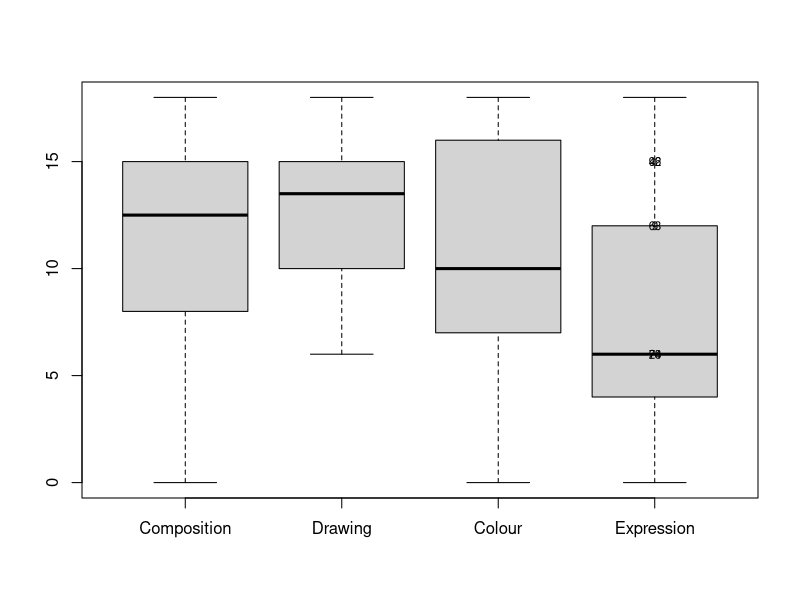
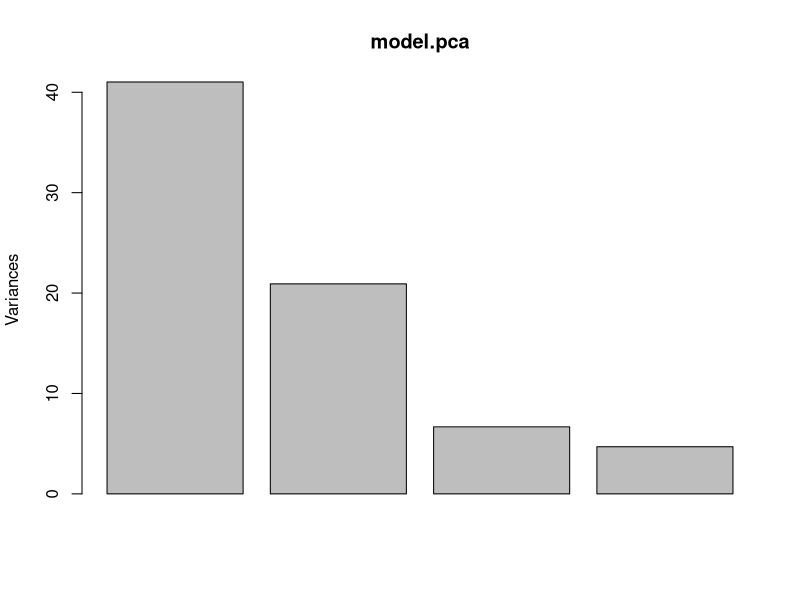
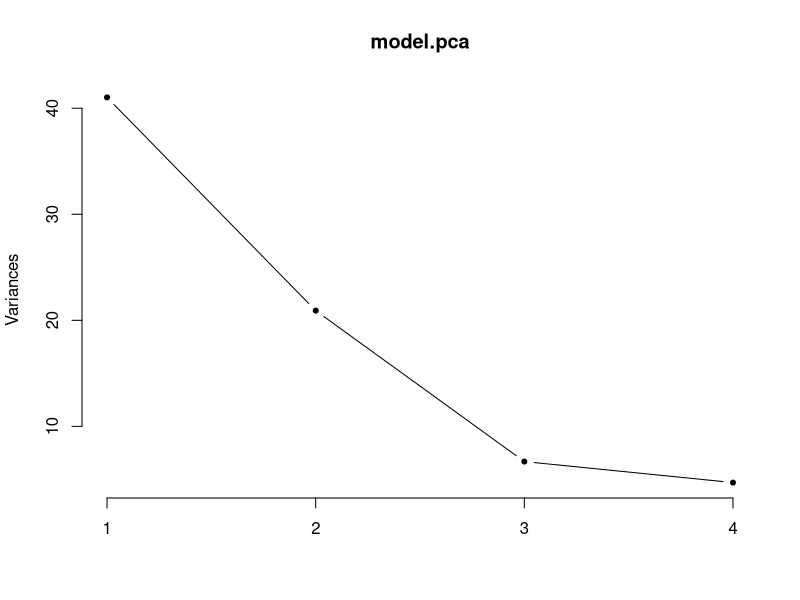
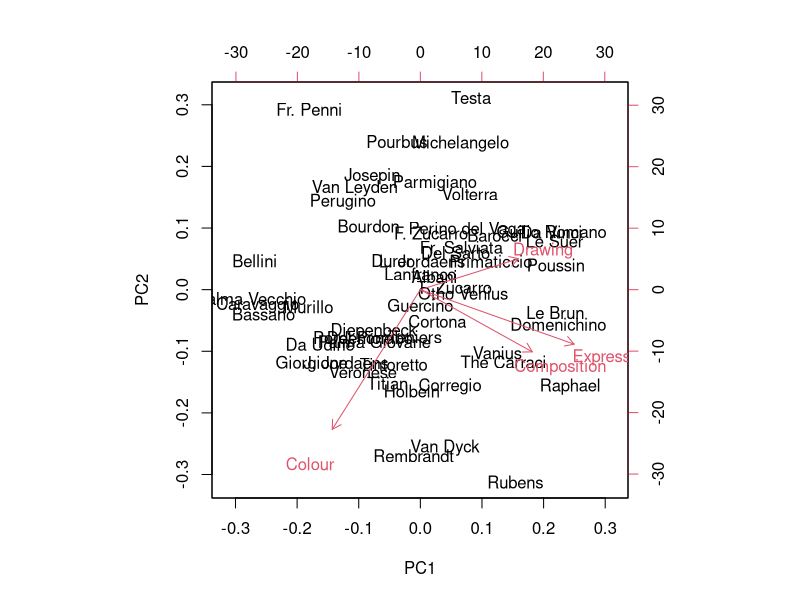
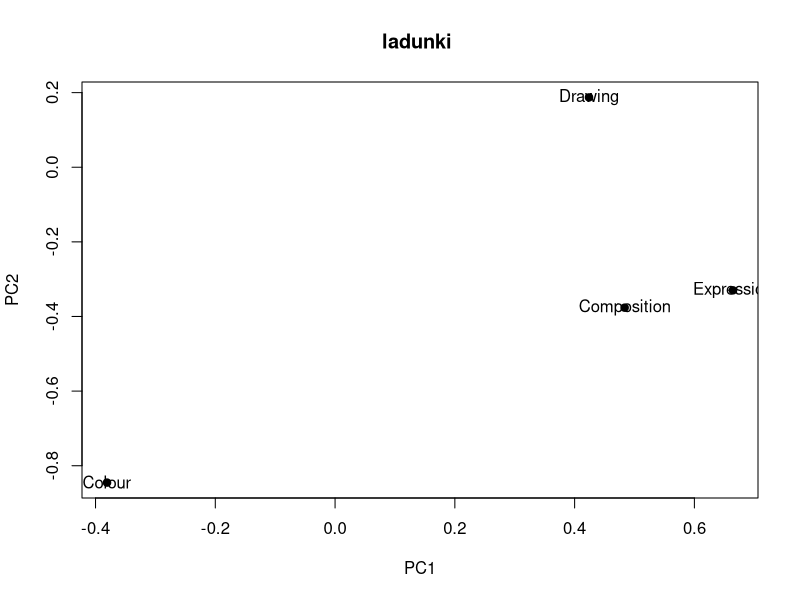
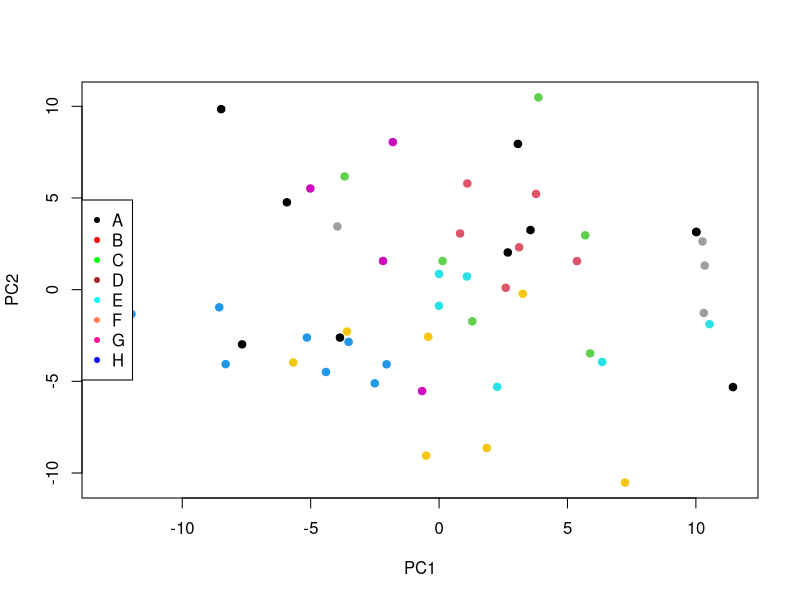
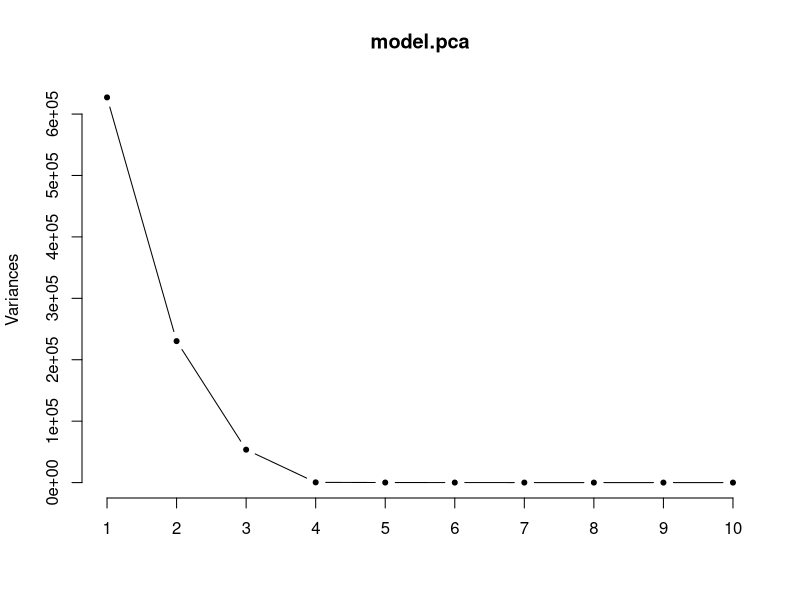
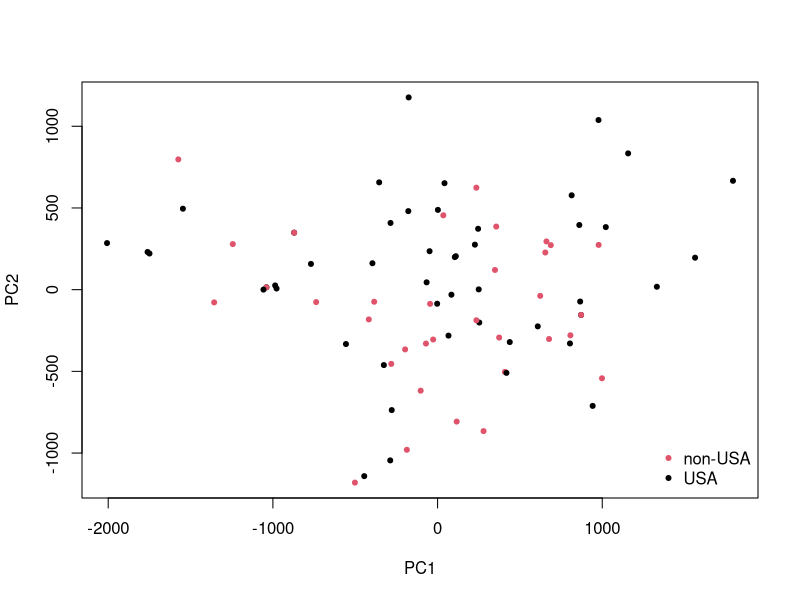

Write the R code that produced these figures, in order.
#####################################################################################
##                    ZADANIE 1                                                 #####
#####################################################################################

#1. Uøywjπc zbioru painters (subiektywne oceny malarzy) z pakietu MASS wykonaj analizÍ
#sk≥adowych g≥ównych. Zbadaj ≥adunki trzech pierwszych sk≥adowych g≥ównych. Narysuj
#diagram rozrzutu dla dwóch pierwszych sk≥adowych g≥ównych uøywajπc róønych
#kolorów lub symboli do rozróønienia szkó≥ malarstwa.

library(MASS)
?painters
painters
group<-factor(painters$School)
#usuwam z analizy kolumne dotyczaca szkol
painters<-painters[,-5]
#wykres pudelkowy  dla poszczegolnych zmiennych
boxplot(painters); var(painters)
text(painters, labels = c(1:100), cex = 0.7) # Scatterplot with data id

#budowanie modelu
# nie ma zbyt duzej roznicy w skali
# dodatkowo w dokumentacj dla painters widze skladowe sa  w skali 0-20 ( z wyjatkiem szkoly, ale ta wczesniej zostala usunieta)
#dlatego nie decyduje sie na skalowanie
model.pca <- prcomp(painters) 

#Wyznaczanie ilosci skladowych glownych potrzebnych do analizy

# wykres ten przedstawia ile wariancji jest wyjasnionych przez kolejne zmienne
plot(model.pca)
#te same wiadomosci jak na wykresie powyzej, ale w postaci tabelki
summary(model.pca)

round(cor(scale(painters), model.pca$x), 2) # Korelacja pomiedzy orginalnymi zmiennymi, a składowymi glownymi
round(cor(scale(painters), model.pca$x)^2, 2) # Korelacja^2: wielkość wariancji , każdej ze zmiennych, które są "wyjasnione"
#przez składowe głown; suma w wierszu rowna 1
# również tu widac, że najwiekszy wpły na zmienność maja PC1 i PC2, zaś najmniejszą, pomijalną PC4

# pierwsze 2 skladowe PC1,PC2 wyjasniaja zmiennosc w 84,5%
# zas pierwsze PC1,PC2,PC3 w 93,6%
#wykres osypiska -gdzie widac, ktore zmienne skladowe maja najwiekszy wplyw na zmiennosc
screeplot(model.pca, type = 'l', pch = 20)
# z wykresu widac, ze 2 pierwsze skladowe maja największy wpływ na zmiennosci



#biplot dla modelu
biplot(model.pca)

#biplot przenosi nam 4 wymiarowy uklad na 2 wymiarowy. Osie układu wspolrzędnych reprezentuja dwie pierwsze głowne składowe, na które
# zrzutowana została przestrzen obserwacji
#strzałki z nawami zmiennych pokazuja w jakim kierunku i jak bardzo wpływaja one na głowne skladowe. Ponadto ich wzajemne 
#połozenie mówi o korelacji miedzy nimi
#  - jeśli wektory są prostopadłe to zmienne nie są skorelowane
#  - mały kąt miedzy wektorami oznacza dużą korelację
#  - kat bliski pólpelnemu oznacza korelacje ujemna
# zaznaczone na wykresie punkty odpowiadaja poszczegłolnym obserwacją
# gdy rosnie zmienna Drawing maleje Colour, zmienne Drawing, Expression, Composition sa z soba skorelowane


 

#Badam ładunki 3 pierwszych 

model.pca$rotation[,1:3]

#zmienna składowa PC1 ma dodatni ładunek dla zmiennych "Composition", "Drawing", Expression", zaś ujemny dla "Colour"
# zmienna składowa PC2 ma ujemny ładunek dla "composition", "Colour", "Expresion" zas dodatni dla "Drawing"
# zmienna składowa PC3 ma dodatni ładunek dla "Drawing", "Colour", "Expression"

#wykres dla ładunków (loadings)

plot(model.pca$rotation[,1:3],   # x and y data
     pch=21,              # ksztalt
     bg="black",          # kolor
     cex=1,               # wielkosc punktu
     main="ladunki "      # tytul
)
text(model.pca$rotation[,1:3],             
     labels=rownames(model.pca$rotation))   # print labels



plot(model.pca$x, pch = 20, col = group, cex=1.5) # Only first two principal components
legend('left', 
       legend = c('A', 'B','C', 'D','E', 'F', 'G', 'H'), 
       pch = 20, 
       col = c('black', 'red','green', 'brown','cyan', 'coral','deeppink', 'blue'), 
       bty = 'y')







#####################################################################################
##                    ZADANIE 2                                                 #####
#####################################################################################

#2. Uøywajπc zmiennych ciπg≥ych oraz porzπdkowych ze zbioru danych Cars93 z pakietu
#MASS wykonaj analizÍ sk≥adowych g≥ównych. Porównaj (na osobnych wykresach):
#  • samochody amerykaÒskie i inne (Origin),
#• typy samochodów (Type).

library(MASS)
?Cars93
?prcomp
Cars93

#z tabeli Car93 usuwam kolumny: 1 - Manufacturer, 2-Model, 3-Make, zapisuje w zmiennej tymczasowej
temp <- Cars93[,-c(1,2,27)]
# konwertuje wartosci kolumny Man.trans.avail do integera
temp$Man.trans.avail <- as.integer(temp$Man.trans.avail)-1
temp$Origin <- as.integer(temp$Origin)-1

#konwertuje tabele tymczasowa, zamieniam wartosc opisowe na dyskretne
table <- model.matrix(~., data = temp)
table

model.pca<-prcomp(table, center=TRUE)
summary(model.pca)

screeplot(model.pca, type = 'l', pch = 20)
# z wykresu osypiska widac , ze na zmiennosc najwiekszy wplyw maja pierwsze 3 skladowe (trzecia - 0.999)

#Porownanie samochodow amerykanskich i innych

plot(model.pca$x, type = 'p', pch = 20, col = Cars93$Origin) 
legend('bottomright', legend = unique(Cars93$Origin), col = unique(Cars93$Origin), pch = 20, bty = 'n')

#z wykresu widac, ze zmienne skladowe nie układaja się w grupy w zaleznosci od kraju pochodzenia,
#stad wnioskuje, ze zmiennosc skladowych glownych nie jest zalezna od kraju pochodzenia


#Porownanie w zaleznisci od typu (Type)
plot(model.pca$x, type = 'p', pch = 20, col = Cars93$Type) 
legend('bottomright', legend = unique(Cars93$Type), col = unique(Cars93$Type), pch = 20, bty = 'n')
# tutaj rowniez cięzko stwierdzic by skladowe grupowaly sie w zaleznosci od typu samochodow,

